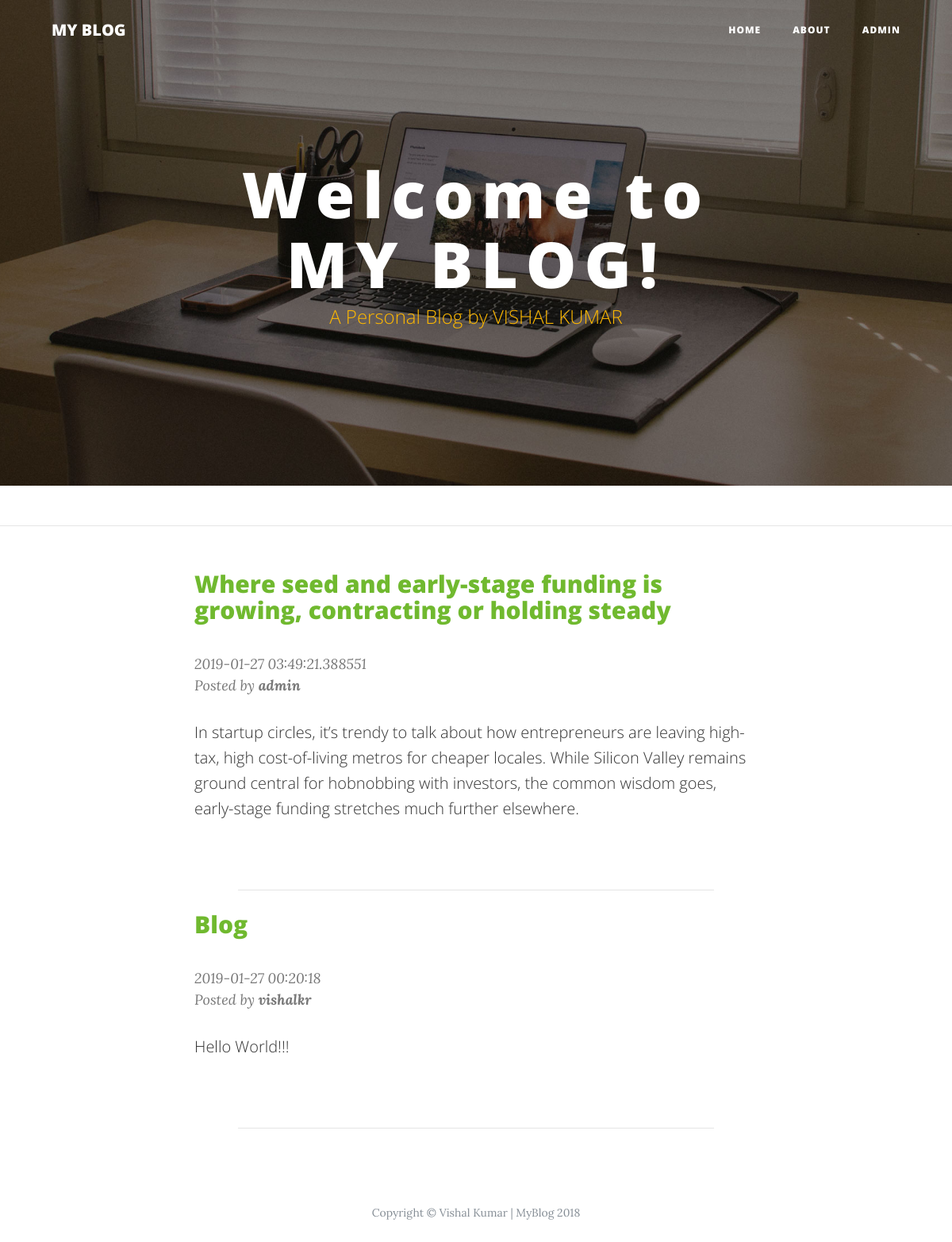
/index, run on the app's committed database.
### tables this page shows
CREATE TABLE entries (
  id integer primary key autoincrement,
  title text not null,
  'text' text not null,
  author text not null,
  time TIMESTAMP DEFAULT (datetime('now','localtime'))
);

### myblog.py (the view)
@app.route('/')
@app.route('/index')
def index():
    db = get_db()
    cur = db.execute('select title, text, author, time from entries order by id desc')
    entries = cur.fetchall()
    return render_template('index.html', entries=entries)

### myblog.py (called while the page is built)
def connect_db():
    rv = sqlite3.connect(app.config['DATABASE'])
    rv.row_factory = sqlite3.Row
    return rv

def get_db():
    if not hasattr(g, 'sqlite_db'):
        g.sqlite_db = connect_db()
    return g.sqlite_db

### templates/index.html (shortened to what this page needs)
<!DOCTYPE html>
<html lang="en">
  <head>
    <link href="{{ url_for('static', filename='bootstrap.min.css') }}" rel="stylesheet">
    <link href="{{ url_for('static', filename='font-awesome.min.css') }}" rel="stylesheet" type="text/css">
    <link href="{{ url_for('static', filename='myblog.min.css') }}" rel="stylesheet">
  </head>
  <body>
    <nav class="navbar navbar-expand-lg navbar-light fixed-top" id="mainNav">
        <div class="container">
          <a class="navbar-brand" href="{{ url_for('index') }}">MY BLOG</a>
          <div class="collapse navbar-collapse" id="navbarResponsive">
            <ul class="navbar-nav ml-auto">
              <li class="nav-item">
                <a class="nav-link" href="{{ url_for('index') }}">Home</a>
              </li>
              <li class="nav-item">
                {% if not session.logged_in %}
                    <a class="nav-link" href=#>About</a>
                {% else %}
                    <a href="{{ url_for('show_entries') }}" class="btn btn-lg btn-success">Write Blog</a>
                {% endif %}
              </li>
              <li class="nav-item">
                {% if not session.logged_in %}
                    <a href="{{ url_for('login') }}" class="nav-link">ADmin</a>
                {% else %}
                    <a href="{{ url_for('logout') }}" class="nav-link">Logout</a>
                {% endif %}
              </li>
            </ul>
          </div>
        </div>
      </nav>
        <header class="masthead" style="background-image: url('{{ url_for('static', filename='home-bg.jpg') }}')">
          <div class="container">
            <div class="row">
              <div class="col-lg-8 col-md-10 mx-auto">
                <div class="site-heading">
                  <h1 style="letter-spacing: 10px;">Welcome to MY BLOG!</h1>
                  <span class="subheading" style="color: #ffb900;">A Personal Blog by VISHAL KUMAR</span>
                </div>
              </div>
            </div>
          </div>
        </header><hr><br>
    {% for entry in entries %}
    <content>
    <center>
    <div class="container">
      <div class="post">
          <div class="row">
            <div class="col-lg-8 col-md-10 mx-auto">
              <div class="post-heading">
                <h1 style="text-align: left; font-size: 30px; color:#70b92f;">{{ entry.title }}</h1>
                 <br>
                <p class="post-meta" style="text-align: left;">{{ entry.time }}<br>
                            Posted by <b>{{ entry.author }}</b></p>
                <h2 class="subheading" style="font-weight: 100; font-size: 20px; text-align: left; line-height: 1.6;">{{ entry.text }}</h2>
              </div>
            </div>
          </div>
        </div>
      </div>
      <br>
    </center>
    <hr width="50%" style="color: #323232;">
      </content>
      {% endfor %}
    {% block foot %}
       {% include "footer.html" ignore missing %}
    {% endblock %}
  </body>
</html>

### templates/footer.html
<footer>
  <div class="container">
    <div class="row">
      <div class="col-lg-8 col-md-10 mx-auto">
        <p class="copyright text-muted">Copyright &copy; Vishal Kumar | MyBlog 2018</p>
      </div>
    </div>
  </div>
</footer>

### templates/index.html (style rules this page uses)
div.post { padding: 10px 15px; margin: 10px 10%%; }

### data on the page
entries: title "Where seed and early-stage funding is growing, contracting or holding steady", time "2019-01-27 03:49:21.388551", author "admin", text "In startup circles, it’s trendy to talk about how entrepreneurs are leaving high-tax, high cost-of-living metros for cheaper locales. While Silicon Valley remains ground central for hobnobbing with investors, the common wisdom goes, early-stage funding stretches much further elsewhere."
entries: title "Blog", time "2019-01-27 00:20:18", author "vishalkr", text "Hello World!!!"
